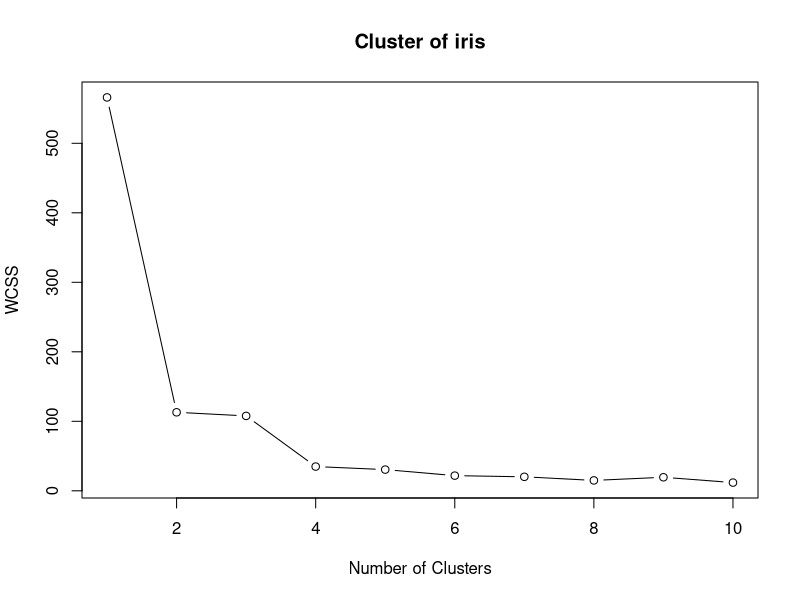
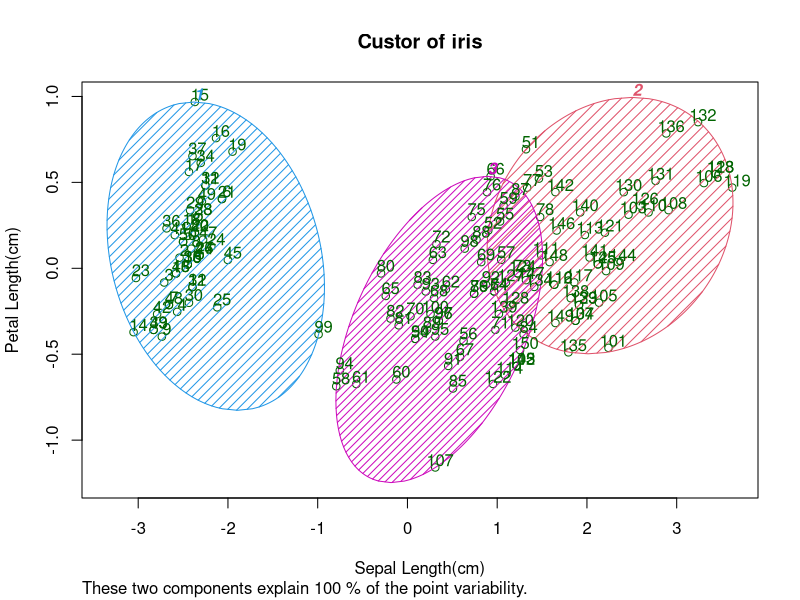

Source code (R) for these figures, in order:
#K-Means Clustering

#import iris dataset
dataset<-read.csv("iris.csv")
x<-dataset[c(1,3)]

#finding optimal minimum number of clustors
set.seed(0)
wcss<- vector()
for(i in 1:10)wcss[i]<-sum(kmeans(x,i)$withinss)
plot(1:10,wcss,type = "b",main = paste('Cluster of iris'),xlab = "Number of Clusters",ylab = "WCSS")

#applying k-means to iris data
set.seed(0)
kmeans<-kmeans(x,3,iter.max = 300,nstart = 10)

#visualization
# install.packages('cluster')
library(cluster)
clusplot(x,
  kmeans$cluster,
  lines=0,
  shade=TRUE,
  color=TRUE,
  labels= 2,
  plotchar=FALSE,
  span=TRUE,
  main=paste('Custor of iris'),
  xlab="Sepal Length(cm)",
  ylab="Petal Length(cm)")